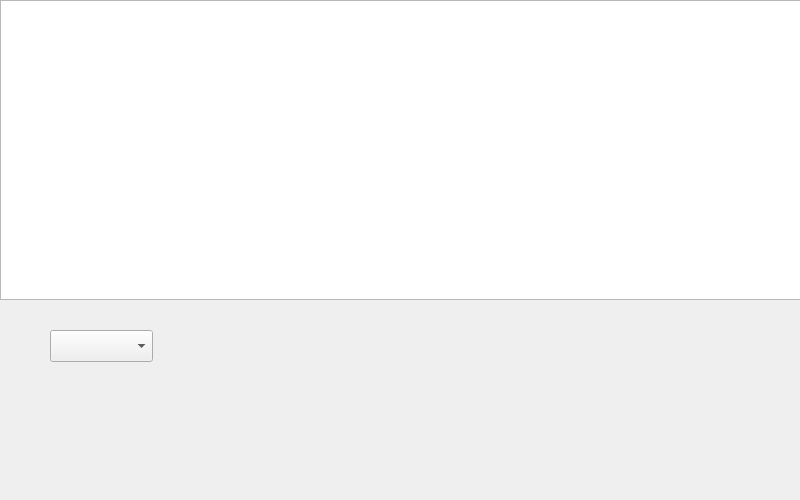
<?xml version="1.0" encoding="UTF-8"?>
<ui version="4.0">
 <class>Form</class>
 <widget class="QWidget" name="Form">
  <property name="geometry">
   <rect>
    <x>0</x>
    <y>0</y>
    <width>800</width>
    <height>500</height>
   </rect>
  </property>
  <property name="windowTitle">
   <string>Form</string>
  </property>
  <widget class="QColumnView" name="columnView">
   <property name="geometry">
    <rect>
     <x>0</x>
     <y>0</y>
     <width>1000</width>
     <height>300</height>
    </rect>
   </property>
  </widget>
  <widget class="QComboBox" name="comboBox">
   <property name="geometry">
    <rect>
     <x>50</x>
     <y>330</y>
     <width>103</width>
     <height>32</height>
    </rect>
   </property>
  </widget>
 </widget>
 <resources/>
 <connections/>
</ui>
